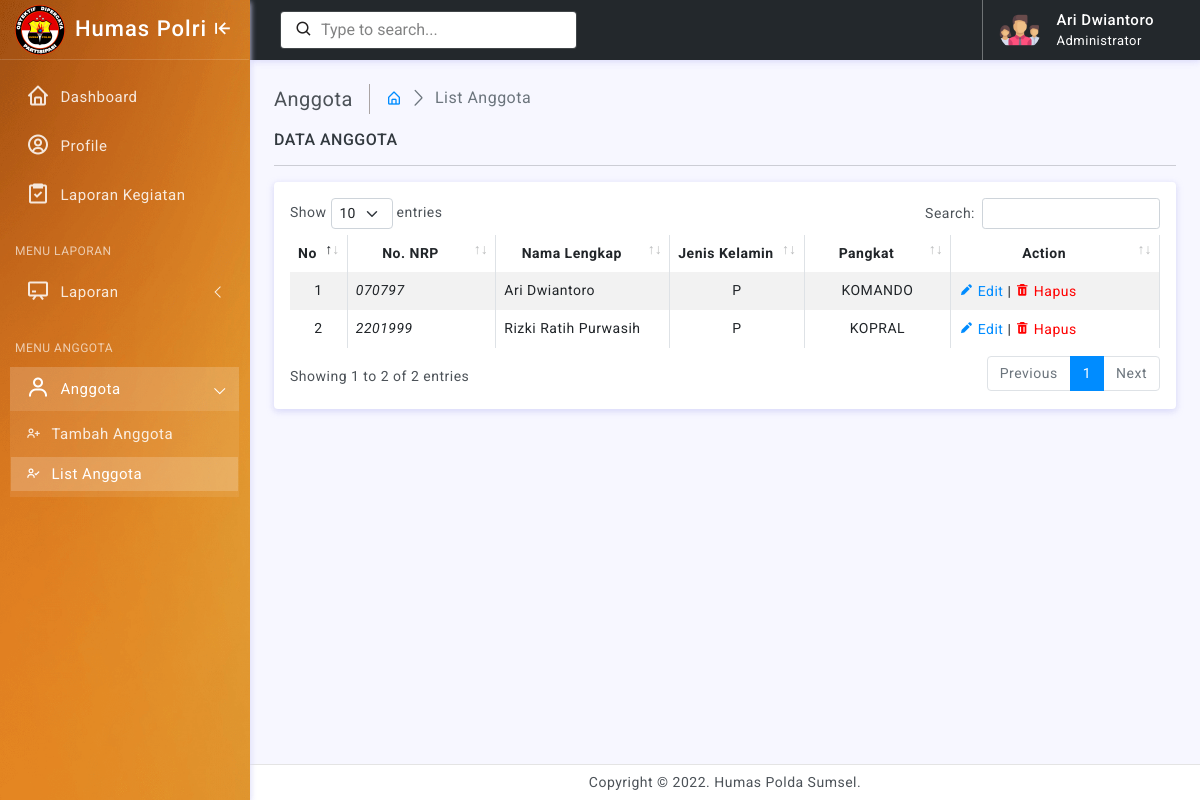
/admin/index.php?page=list_anggota (signed in), run on the app's committed database.
### tables this page shows
CREATE TABLE `staff` (
  `id_staff` int(5) NOT NULL,
  `nrp` varchar(255) NOT NULL,
  `nama` varchar(100) NOT NULL,
  `jenis_kelamin` varchar(30) NOT NULL,
  `pangkat` varchar(30) NOT NULL,
  `password` varchar(100) NOT NULL,
  `tipe` varchar(100) NOT NULL
);

### admin/staff/list_anggota.php (the view)
<div class="page-breadcrumb d-none d-sm-flex align-items-center mb-3">
    <div class="breadcrumb-title pe-3">Anggota</div>
    <div class="ps-3">
        <nav aria-label="breadcrumb">
            <ol class="breadcrumb mb-0 p-0">
                <li class="breadcrumb-item"><a href="index.php?page=dashboard"><i class="bx bx-home-alt"></i></a>
                </li>
                <li class="breadcrumb-item active" aria-current="page">List Anggota</li>
            </ol>
        </nav>
    </div>
</div>
<h6 class="mb-0 text-uppercase">Data Anggota</h6>
<hr />
<div class="card">
    <div class="card-body">
        <div class="table-responsive">
            <table id="example" class="table table-striped table-bordered" style="width:100%">
                <thead>
                    <tr>
                        <th width="5%">
                            <center>No</center>
                        </th>
                        <th>
                            <center>No. NRP</center>
                        </th>
                        <th width="20%">
                            <center>Nama Lengkap</center>
                        </th>
                        <th width="10%">Jenis Kelamin</th>
                        <th>
                            <center>Pangkat<center>
                        </th>
                        <th>
                            <center>Action<center>
                        </th>
                    </tr>
                </thead>
                <tbody>
                    <?php
                    include "../conn/conn.php";
                    $no = 1;
                    $query = mysqli_query($conn, "SELECT * FROM staff");
                    while ($data = mysqli_fetch_array($query)) { ?>
                        <tr>
                            <td>
                                <center><?= $no++ ?></center>
                            </td>
                            <td><i><?= $data['nrp'] ?></i></td>
                            <td><?= ucwords($data['nama']) ?></td>
                            <td>
                                <center><?= $data['jenis_kelamin'] == "laki-laki" ? "L" : "P" ?></center>
                            </td>
                            <td>
                                <center><?= strtoupper($data['pangkat']) ?></center>
                            </td>
                            <td>
                            <a href="index.php?page=edit_anggota&id=<?= $data['id_staff'] ?>"><i class="bx bxs-pencil"></i> Edit</a> | <a href="index.php?page=delete_anggota&id=<?= $data['id_staff'] ?>" style="color:red" onClick="return confirm('Delete This Anggota?')"><i class="bx bxs-trash"></i> Hapus</a>
                            </td>
                        </tr>
                    <?php
                    };
                    ?>
                </tbody>
            </table>
        </div>
    </div>
</div>

### assets/css/app.css (style rules this page uses)
body { font-size: 14px; color: #4c5258; letter-spacing: .5px; background: #f7f7ff; overflow-x: hidden; font-family: Roboto, sans-serif }
a { text-decoration: none }
.breadcrumb-title { font-size: 20px; border-right: 1.5px solid #aaa4a4 }
.page-breadcrumb .breadcrumb li.breadcrumb-item { font-size: 16px }
.page-breadcrumb .breadcrumb-item+.breadcrumb-item::before { display: inline-block; padding-right: .5rem; color: #6c757d; font-family: LineIcons; content: "\ea5c" }

### assets/css/header-colors.css (style rules this page uses)
html.color-header::placeholder { color: #08090a!important; opacity: .5!important }

### data on the page
staff: nrp "070797", nama "Ari Dwiantoro", jenis_kelamin "P", pangkat "KOMANDO"
staff: nrp "2201999", nama "Rizki Ratih Purwasih", jenis_kelamin "P", pangkat "KOPRAL"

### other printed values
$_SESSION['nama'] "Ari Dwiantoro"
